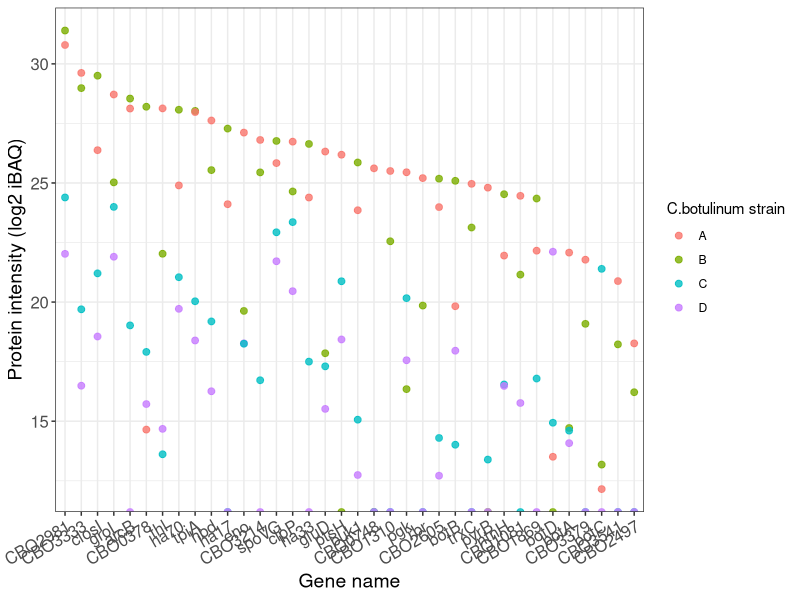

Reproduce this figure in R.

# Do:
# Analyse protein intensities
# C.botulinum cell culture supernatants

# INPUT:
# "search_results//Supernatants_Cbotulinum//combined//txt//proteinGroups.txt

# OUTPUT:
# "plots\\supernatants_Cbotulinum_proteins_ranked_first30.pdf"
# "Figures\\SupplFig_15\\Proteingroup_Intensity_Suprenatants_Cbotulinum.txt"


local({

  if(!dir.exists("Figures\\SupplFig_15\\")) dir.create("Figures\\SupplFig_15\\", recursive = TRUE)
  if(!dir.exists("plots")) dir.create("plots")
  
  library(ggplot2)
  library(stringr)
  library(data.table)
  
  df <- fread("search_results//Supernatants_Cbotulinum//combined//txt//proteinGroups.txt", check.names = TRUE)
  dim(df)
  head(df)
  
  df <- df[Peptide.counts..all. > 1]
  dim(df)
  
  df <- df[Potential.contaminant != "+"]
  df <- df[Reverse != "+"]
  dim(df)
  
  df[, Gene.name := str_match(Fasta.headers, "GN=([^\\s]+)")[, 2]]
  df[, Protein.description := str_match(Fasta.headers, "\\s(.+) OS=")[, 2]]
  df[Protein.IDs == "sp|P18640|BXC_CBCP", Gene.name := "botC"]
  
  int_cols <- paste0("iBAQ.", c("A", "B", "C", "D"))
                   
  df_long <- melt(df[, c("id", "Gene.name", ..int_cols)], measure.vars = int_cols)
  df_long[, iBAQ.log := log2(value)]
  
  df_long <- df_long[order(-iBAQ.log)]
  selected_genes <- c(unique(df_long$Gene.name)[1:30], c("botA", "botB", "botC", "botD", "CBO3541", "CBO3379", "CBO2497"))
  
  df_long[, Gene.name := factor(Gene.name, levels = unique(df_long$Gene.name))]
  df_long[, variable := gsub("iBAQ\\.", "", variable)]
  
  names(df_long)[names(df_long) == "value"] <- "iBAQ"
  names(df_long)[names(df_long) == "variable"] <- "strain"
  
  pdf("plots\\supernatants_Cbotulinum_proteins_ranked_first30.pdf", width = 12)
  g <- ggplot(df_long[Gene.name %in% selected_genes], aes(y = iBAQ.log, x = Gene.name, color = strain))
  g <- g + geom_point(size = 2, alpha = 0.8)
  g <- g + theme_bw()
  g <- g + theme(axis.text.x = element_text(angle = 30, hjust = 1, size = 12),
                 axis.text.y = element_text(size = 12),
                 axis.title = element_text(size = 14))
  g <- g + xlab("Gene name") + ylab("Protein intensity (log2 iBAQ)")
  g <- g + guides(color = guide_legend(title = "C.botulinum strain"))
  print(g)
  dev.off()
  
  # provide source data
  fwrite(df_long, "Figures\\SupplFig_15\\Proteingroup_Intensity_Suprenatants_Cbotulinum.txt", sep = "\t")
  
})
